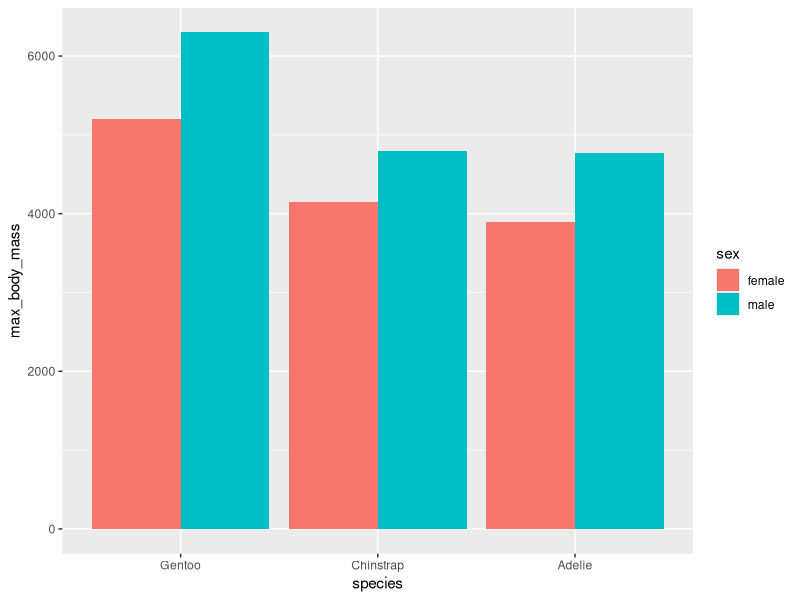

This chart was generated by the following R code:
library(tidyverse)
library(palmerpenguins)



adelie <- penguins[penguins$species == "adelie" , ]
gentoo <- penguins[penguins$species == "gentoo" , ]
chinstrap <- penguins[penguins$species == "chinstrap" , ]

adelie$body_mass_g %>% mean(na.rm=TRUE)
gentoo$body_mass_g %>% mean(na.rm=TRUE)
chinstrap$body_mass_g %>% mean(na.rm=TRUE)

means <- numeric()
for(i in unique(penguins$species) %>% as.character()){
  ss <- penguins[penguins$species == i,]
  means[i] <- ss$body_mass_g %>% mean(na.rm=TRUE)
  ss$body_mass_g %>% mean(na.rm=TRUE) %>% print()
}
means
                #THIS CAN BE DONE LIKE THIS. 

# dplyr verbs:
# group_by()/ summarize ()
# arrange


penguins %>% 
  group_by(species) %>% 
  summarise(mean_body_mass = mean(body_mass_g, na.rm=TRUE))

penguins %>% 
  group_by(species,sex) %>% 
  summarise(mean_body_mass = mean(body_mass_g, na.rm=TRUE))

penguins %>% 
  group_by(species,sex) %>% 
  summarise(mean_body_mass = mean(body_mass_g, na.rm=TRUE),
            max_body_mass = max(body_mass_g, na.rm=TRUE)) %>% 
  arrange(desc(mean_body_mass)) # or just arrange(mean_body_mass) for ascending order.

# filter : filters rows. 

#check for NA 
penguins$sex %>% unique()
#install.packages("skimr")
skimr::skim(penguins)

test <- 
penguins %>% 
  filter(!is.na(sex)) %>%  # true or false questions based on column. int his case SEX.
  group_by(species,sex) %>% 
  summarise(mean_body_mass = mean(body_mass_g, na.rm=TRUE),
            max_body_mass = max(body_mass_g, na.rm=TRUE)) %>% 
  arrange(desc(mean_body_mass))  # or just arrange(mean_body_mass) for ascending order.


 #overwrite leves of factor in new order. Normal order is Adelie, Chinstrap, Gentoo.
test$species <-
factor(test$species, levels = c('Gentoo','Chinstrap', 'Adelie'))

 # the program arranges things in alphabetical order. Now it's arranged in the order I wanted.


test %>% 
  ggplot(aes(x=species,
             y=max_body_mass,
             fill=sex)) +
  geom_col(position = "dodge")



#filter penguins where the sex is NOT NA & where penguin body mass > 4000

penguins %>% 
  filter(!is.na(sex) & body_mass_g > 4000 & year == 2007)

